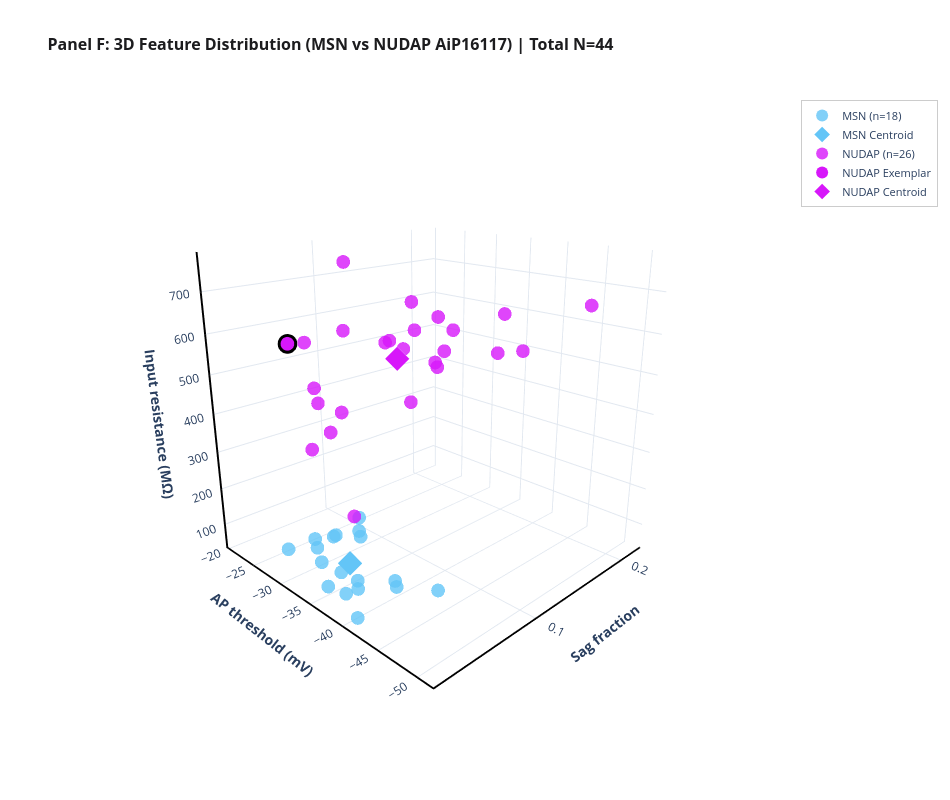

Notebook code cell kept with this figure:
### Code cell
import plotly.graph_objects as go

# =========================================================================
# 1. SETTINGS & SIZES
# =========================================================================
CUSTOM_COLORS = {'MSN': '#63C5F7', 'NUDAP': '#D717FA'}
EXEMPLAR_IDS = ['831392.01.09.01', '880646.03.03.06']

UNIFORM_SIZE = 8       # All shapes (circles, exemplars, diamonds) rendered at size 8
OUTLINE_SIZE = 11.5    # Outer black shell for exemplar circles only

# =========================================================================
# 2. BUILD 3D FIGURE (PANEL F)
# =========================================================================
fig = go.Figure()
total_n = len(df_plot)

for cohort in ['MSN', 'NUDAP']:
    group = df_plot[df_plot['Cohort'] == cohort]
    color = CUSTOM_COLORS[cohort]
    n_group = len(group)

    # Separate Exemplars from the rest of the population
    is_ex = group['cell_name'].astype(str).apply(lambda name: any(ex in name for ex in EXEMPLAR_IDS))
    non_ex = group[~is_ex]
    ex = group[is_ex]

    # A. Standard Population Scatter Points (Circles, size=8)
    fig.add_trace(go.Scatter3d(
        x=non_ex['sag_fraction'], 
        y=non_ex['rheobase_sweep_threshold_v(mV)'], 
        z=non_ex['input_resistance(mOhms)'],
        mode='markers', 
        name=f"{cohort} (n={n_group})", 
        text=non_ex['cell_name'],
        marker=dict(size=UNIFORM_SIZE, color=color, opacity=0.8, line=dict(color=color, width=0))
    ))

    # B. Exemplar Cells ONLY (Black outer ring + Inner core, size=8)
    if not ex.empty:
        # 1st trace: Black outer shell
        fig.add_trace(go.Scatter3d(
            x=ex['sag_fraction'], y=ex['rheobase_sweep_threshold_v(mV)'], z=ex['input_resistance(mOhms)'],
            mode='markers', showlegend=False, hoverinfo='skip',
            marker=dict(size=OUTLINE_SIZE, color='black', symbol='circle', opacity=1.0)
        ))
        # 2nd trace: Inner colored core
        fig.add_trace(go.Scatter3d(
            x=ex['sag_fraction'], y=ex['rheobase_sweep_threshold_v(mV)'], z=ex['input_resistance(mOhms)'],
            mode='markers', name=f"{cohort} Exemplar",
            text=ex['cell_name'].apply(lambda c: f"Exemplar Trace: {c}"),
            marker=dict(size=UNIFORM_SIZE, color=color, symbol='circle', opacity=1.0)
        ))

    # C. Group Mean Centroids (Diamonds, size=8, NO BLACK BORDER)
    mean_x = group['sag_fraction'].mean()
    mean_y = group['rheobase_sweep_threshold_v(mV)'].mean()
    mean_z = group['input_resistance(mOhms)'].mean()

    fig.add_trace(go.Scatter3d(
        x=[mean_x], y=[mean_y], z=[mean_z],
        mode='markers', name=f"{cohort} Centroid",
        text=[f"{cohort} Mean (Sag={mean_x:.2f}, Thresh={mean_y:.1f}mV, Rin={mean_z:.1f}MΩ)"],
        marker=dict(size=UNIFORM_SIZE, color=color, symbol='diamond', opacity=1.0, line=dict(width=0))
    ))

# =========================================================================
# 3. PURE WHITE LAYOUT & FORMATTING
# =========================================================================
scene_dict = dict(
    bgcolor='#FFFFFF',
    camera=dict(eye=dict(x=-1.6, y=-1.6, z=0.8)),
    xaxis=dict(title="<b>Sag fraction</b>", backgroundcolor='#FFFFFF', showline=True, linecolor='#000000', linewidth=4, zeroline=False, gridcolor='#E2E8F0'),
    yaxis=dict(title="<b>AP threshold (mV)</b>", backgroundcolor='#FFFFFF', showline=True, linecolor='#000000', linewidth=4, zeroline=False, gridcolor='#E2E8F0'),
    zaxis=dict(title="<b>Input resistance (MΩ)</b>", backgroundcolor='#FFFFFF', showline=True, linecolor='#000000', linewidth=4, zeroline=False, gridcolor='#E2E8F0')
)

fig.update_layout(
    title=dict(text=f"<b>Panel F: 3D Feature Distribution (MSN vs NUDAP AiP16117) | Total N={total_n}</b>", font=dict(size=16, color='#1C1C1E')), 
    width=950, height=800, paper_bgcolor='#FFFFFF', plot_bgcolor='#FFFFFF', scene=scene_dict,
    legend=dict(itemsizing='constant', font=dict(size=11), bgcolor='rgba(255,255,255,0.9)', bordercolor='#CCCCCC', borderwidth=1)
)

fig.show()

### Figure 1 — Plotly figure (JSON) as saved in the notebook; plotly's stock layout.template omitted (floating-point values rounded to 4 significant figures)
{"data": [{"marker": {"color": "#63C5F7", "line": {"color": "#63C5F7", "width": 0}, "opacity": 0.8, "size": 8}, "mode": "markers", "name": "MSN (n=18)", "text": ["Ai14-Het-817118.01.01.01", "Ai14-Het-826949.01.09.02", "Ai14-Het-826951.01.09.01", "Ai14-Het-826951.02.09.03", "Ai14-Het-831392.01.09.02", "Ai14-Het-831390.02.09.01", "Ai14-Het-870321.01.09.01", "Ai14-Het-870324.02.09.03", "Ai14-Het-874569.02.09.01", "Ai14-Het-874571.01.09.02", "Ai14-Het-876009.01.09.02", "Ai14-Het-874572.01.09.04", "Ai14-Het-876010.01.09.05", "Ai14-Het-880646.01.09.04", "Ai14-Het-880647.01.09.03", "Ai14-Het-880648.01.09.01", "Ai14-Het-884382.02.09.02", "Ai14-Het-884744.01.09.01"], "type": "scatter3d", "x": [0.03223, 0.04964, 0.06448, 0.04506, 0.03401, 0.01457, 0.02676, 0.02741, 0.04085, 0.02717, 0.02353, 0.01549, 0.02651, 0.06103, 0.05587, 0.0411, 0.02678, 0.01625], "y": [-38, -40.5, -44.16, -36.09, -43.31, -41.09, -36.53, -38.91, -33.16, -35.5, -28.31, -36.59, -37.19, -33.34, -34.19, -29.44, -33.41, -35.03], "z": [88.98, 87.49, 78.11, 181.0, 126.4, 56.11, 104.0, 84.72, 149.0, 185.4, 89.35, 84.94, 55.03, 118.9, 184.7, 103.7, 99.08, 167.8]}, {"marker": {"color": "#63C5F7", "line": {"width": 0}, "opacity": 1, "size": 8, "symbol": "diamond"}, "mode": "markers", "name": "MSN Centroid", "text": ["MSN Mean (Sag=0.03, Thresh=-36.4mV, Rin=113.6MΩ)"], "type": "scatter3d", "x": [0.03493], "y": [-36.38], "z": [113.6]}, {"marker": {"color": "#D717FA", "line": {"color": "#D717FA", "width": 0}, "opacity": 0.8, "size": 8}, "mode": "markers", "name": "NUDAP (n=26)", "text": ["Ai14-Het-870321.01.09.05", "Ai14-Het-870321.01.09.04", "Ai14-Het-870321.01.09.02", "Ai14-Het-870322.02.09.02", "Ai14-Het-870323.01.09.01", "Ai14-Het-870323.01.09.02", "Ai14-Het-870324.01.09.01", "Ai14-Het-870324.01.09.03", "Ai14-Het-876007.02.09.01", "Ai14-Het-876007.01.01.01", "Ai14-Het-880646.03.03.02", "Ai14-Het-880646.02.09.01", "Ai14-Het-880646.03.03.01", "Ai14-Het-880646.03.03.03", "Ai14-Het-880646.03.03.05", "Ai14-Het-880647.02.09.01", "Ai14-Het-884382.03.09.04", "Ai14-Het-884382.03.09.06", "Ai14-Het-884382.03.09.07", "Ai14-Het-884382.03.09.03", "Ai14-Het-884382.03.09.02", "Ai14-Het-884383.03.09.01", "Ai14-Het-884383.01.09.01", "Ai14-Het-884383.03.09.03", "Ai14-Het-884744.02.09.01"], "type": "scatter3d", "x": [0.04206, 0.05266, 0.06274, 0.08321, 0.08131, 0.1225, 0.09471, 0.0207, 0.07596, 0.03414, 0.2186, 0.07676, 0.07157, 0.1994, 0.05895, 0.1313, 0.1488, 0.1396, 0.08306, 0.1947, 0.1178, 0.1397, 0.2194, 0.1582, 0.1479], "y": [-31.06, -27.41, -31.5, -20.59, -25.03, -28.19, -35.88, -40.03, -29.47, -28.78, -32.44, -43.06, -29.03, -33.94, -27.03, -34.31, -28.03, -32.66, -34.16, -27.53, -32.47, -32.97, -35.25, -24.62, -50.97], "z": [465.5, 316.1, 623.9, 537.3, 318.3, 549.8, 451.5, 283.8, 768.2, 602.0, 582.9, 618.3, 405.4, 491.7, 466.6, 628.6, 561.2, 501.3, 594.8, 532.4, 665.7, 490.6, 490.1, 489.1, 704.4]}, {"hoverinfo": "skip", "marker": {"color": "black", "opacity": 1, "size": 11.5, "symbol": "circle"}, "mode": "markers", "showlegend": false, "type": "scatter3d", "x": [0.02555], "y": [-30.19], "z": [611.5]}, {"marker": {"color": "#D717FA", "opacity": 1, "size": 8, "symbol": "circle"}, "mode": "markers", "name": "NUDAP Exemplar", "text": ["Exemplar Trace: Ai14-Het-880646.03.03.06"], "type": "scatter3d", "x": [0.02555], "y": [-30.19], "z": [611.5]}, {"marker": {"color": "#D717FA", "line": {"width": 0}, "opacity": 1, "size": 8, "symbol": "diamond"}, "mode": "markers", "name": "NUDAP Centroid", "text": ["NUDAP Mean (Sag=0.11, Thresh=-31.8mV, Rin=528.9MΩ)"], "type": "scatter3d", "x": [0.1077], "y": [-31.79], "z": [528.9]}], "layout": {"height": 800, "legend": {"bgcolor": "rgba(255,255,255,0.9)", "bordercolor": "#CCCCCC", "borderwidth": 1, "font": {"size": 11}, "itemsizing": "constant"}, "paper_bgcolor": "#FFFFFF", "plot_bgcolor": "#FFFFFF", "scene": {"bgcolor": "#FFFFFF", "camera": {"eye": {"x": -1.6, "y": -1.6, "z": 0.8}}, "xaxis": {"backgroundcolor": "#FFFFFF", "gridcolor": "#E2E8F0", "linecolor": "#000000", "linewidth": 4, "showline": true, "title": {"text": "<b>Sag fraction</b>"}, "zeroline": false}, "yaxis": {"backgroundcolor": "#FFFFFF", "gridcolor": "#E2E8F0", "linecolor": "#000000", "linewidth": 4, "showline": true, "title": {"text": "<b>AP threshold (mV)</b>"}, "zeroline": false}, "zaxis": {"backgroundcolor": "#FFFFFF", "gridcolor": "#E2E8F0", "linecolor": "#000000", "linewidth": 4, "showline": true, "title": {"text": "<b>Input resistance (MΩ)</b>"}, "zeroline": false}}, "title": {"font": {"color": "#1C1C1E", "size": 16}, "text": "<b>Panel F: 3D Feature Distribution (MSN vs NUDAP AiP16117) | Total N=44</b>"}, "width": 950}}
